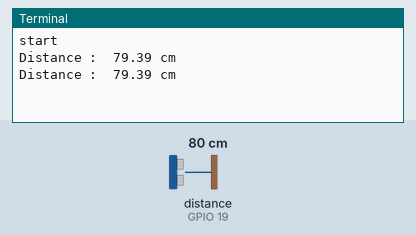
Bench run of a program on a simulated Raspberry Pi (BCM pin numbers). Parts: the last lines printed to the terminal. The test bench sets the inputs (shaded band); at power-on: distance to the obstacle (sensor on GPIO 19) 80 cm. The echo pulse lasts 58.3 µs per cm; the clock reads 2024-03-15 10:24:30 at power-on unless the program sets it.

Above: at 1.2 s.
1.3 s: distance to the obstacle (sensor on GPIO 19) set to 2 cm
At 1.9 s:
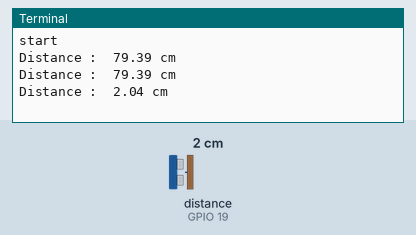
2.8 s: distance to the obstacle (sensor on GPIO 19) set to 4 cm
At 3.4 s:
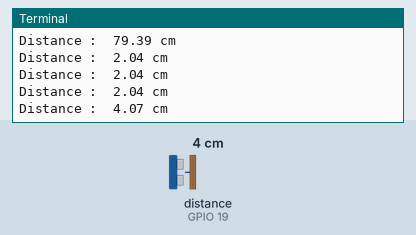
Timing chart, 0 to 5.8 s (numbered marks = the images above; inputs shaded):
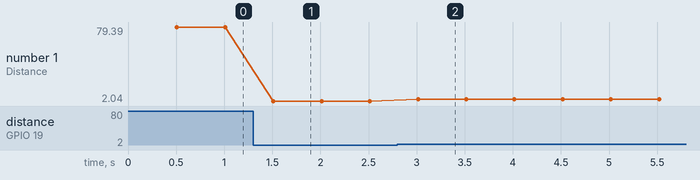

Measured:
- after the input at 1.3 s, the terminal: prints a new line after 0.21 s (image 1)
- after the input at 2.8 s, the terminal: prints a new line after 0.21 s (image 2)
- plotted number 1: 79.39 → 2.04 after the input at 1.3 s, 2.04 → 4.06 after the input at 2.8 s

The program:

distance.py
```python
import RPi.GPIO as GPIO
import time

GPIO.setmode(GPIO.BCM)

TRIG = 13
ECHO = 19

print("start")

GPIO.setup(TRIG, GPIO.OUT)
GPIO.setup(ECHO, GPIO.IN)

try :
    while True :
        GPIO.output(TRIG, False)
        time.sleep(0.5)
        GPIO.output(TRIG, True)
        time.sleep(0.00001)
        GPIO.output(TRIG, False)

        while GPIO.input(ECHO) == 0 :
            pulse_start = time.time()

        while GPIO.input(ECHO) == 1 :
            pulse_end = time.time()

        pulse_duration = pulse_end - pulse_start
        distance = pulse_duration * 17000
        distance = round(distance, 2)

        print("Distance : ", distance, "cm")
except :
    GPIO.cleanup()
```
